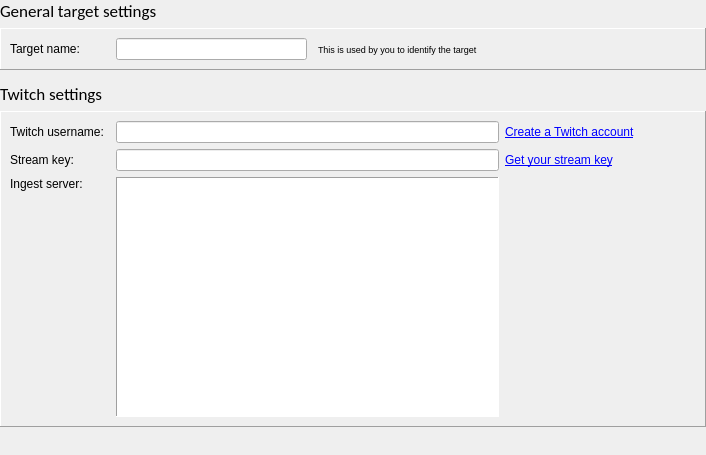
<?xml version="1.0" encoding="UTF-8"?>
<ui version="4.0">
 <class>TwitchTargetSettingsPage</class>
 <widget class="QWidget" name="TwitchTargetSettingsPage">
  <property name="geometry">
   <rect>
    <x>0</x>
    <y>0</y>
    <width>706</width>
    <height>455</height>
   </rect>
  </property>
  <property name="windowTitle">
   <string>Form</string>
  </property>
  <layout class="QVBoxLayout" name="verticalLayout">
   <property name="leftMargin">
    <number>0</number>
   </property>
   <property name="topMargin">
    <number>0</number>
   </property>
   <property name="rightMargin">
    <number>0</number>
   </property>
   <property name="bottomMargin">
    <number>0</number>
   </property>
   <item>
    <widget class="QLabel" name="label_4">
     <property name="font">
      <font>
       <family>Calibri</family>
       <pointsize>13</pointsize>
      </font>
     </property>
     <property name="text">
      <string>General target settings</string>
     </property>
    </widget>
   </item>
   <item>
    <widget class="StyledFrame" name="frame_2">
     <property name="frameShape">
      <enum>QFrame::Panel</enum>
     </property>
     <property name="frameShadow">
      <enum>QFrame::Raised</enum>
     </property>
     <layout class="QGridLayout" name="gridLayout_2" columnstretch="0,1,2">
      <item row="0" column="0">
       <widget class="QLabel" name="nameLbl">
        <property name="minimumSize">
         <size>
          <width>100</width>
          <height>0</height>
         </size>
        </property>
        <property name="text">
         <string>Target name:</string>
        </property>
        <property name="buddy">
         <cstring>nameEdit</cstring>
        </property>
       </widget>
      </item>
      <item row="0" column="1">
       <widget class="QLineEdit" name="nameEdit"/>
      </item>
      <item row="0" column="2">
       <widget class="QLabel" name="label_7">
        <property name="sizePolicy">
         <sizepolicy hsizetype="Expanding" vsizetype="Preferred">
          <horstretch>0</horstretch>
          <verstretch>0</verstretch>
         </sizepolicy>
        </property>
        <property name="font">
         <font>
          <pointsize>7</pointsize>
         </font>
        </property>
        <property name="text">
         <string>This is used by you to identify the target</string>
        </property>
        <property name="indent">
         <number>5</number>
        </property>
       </widget>
      </item>
     </layout>
    </widget>
   </item>
   <item>
    <spacer name="verticalSpacer">
     <property name="orientation">
      <enum>Qt::Vertical</enum>
     </property>
     <property name="sizeType">
      <enum>QSizePolicy::Fixed</enum>
     </property>
     <property name="sizeHint" stdset="0">
      <size>
       <width>20</width>
       <height>7</height>
      </size>
     </property>
    </spacer>
   </item>
   <item>
    <widget class="QLabel" name="label">
     <property name="font">
      <font>
       <family>Calibri</family>
       <pointsize>13</pointsize>
      </font>
     </property>
     <property name="text">
      <string>Twitch settings</string>
     </property>
    </widget>
   </item>
   <item>
    <widget class="StyledFrame" name="frame">
     <property name="frameShape">
      <enum>QFrame::Panel</enum>
     </property>
     <property name="frameShadow">
      <enum>QFrame::Raised</enum>
     </property>
     <layout class="QGridLayout" name="gridLayout" columnstretch="0,2,1">
      <item row="2" column="2">
       <spacer name="horizontalSpacer_2">
        <property name="orientation">
         <enum>Qt::Horizontal</enum>
        </property>
        <property name="sizeHint" stdset="0">
         <size>
          <width>40</width>
          <height>20</height>
         </size>
        </property>
       </spacer>
      </item>
      <item row="2" column="0">
       <widget class="QLabel" name="urlLbl">
        <property name="minimumSize">
         <size>
          <width>100</width>
          <height>0</height>
         </size>
        </property>
        <property name="text">
         <string>Ingest server:</string>
        </property>
        <property name="alignment">
         <set>Qt::AlignLeading|Qt::AlignLeft|Qt::AlignTop</set>
        </property>
        <property name="buddy">
         <cstring>serverList</cstring>
        </property>
       </widget>
      </item>
      <item row="2" column="1">
       <widget class="QTableWidget" name="serverList">
        <property name="sizePolicy">
         <sizepolicy hsizetype="Expanding" vsizetype="Fixed">
          <horstretch>0</horstretch>
          <verstretch>0</verstretch>
         </sizepolicy>
        </property>
        <property name="minimumSize">
         <size>
          <width>0</width>
          <height>240</height>
         </size>
        </property>
        <property name="maximumSize">
         <size>
          <width>16777215</width>
          <height>240</height>
         </size>
        </property>
        <property name="frameShape">
         <enum>QFrame::Panel</enum>
        </property>
        <property name="frameShadow">
         <enum>QFrame::Sunken</enum>
        </property>
        <property name="editTriggers">
         <set>QAbstractItemView::NoEditTriggers</set>
        </property>
        <property name="selectionMode">
         <enum>QAbstractItemView::SingleSelection</enum>
        </property>
        <property name="selectionBehavior">
         <enum>QAbstractItemView::SelectRows</enum>
        </property>
        <property name="showGrid">
         <bool>false</bool>
        </property>
        <attribute name="horizontalHeaderVisible">
         <bool>false</bool>
        </attribute>
        <attribute name="horizontalHeaderDefaultSectionSize">
         <number>300</number>
        </attribute>
        <attribute name="horizontalHeaderHighlightSections">
         <bool>false</bool>
        </attribute>
        <attribute name="horizontalHeaderStretchLastSection">
         <bool>true</bool>
        </attribute>
        <attribute name="verticalHeaderVisible">
         <bool>false</bool>
        </attribute>
        <attribute name="verticalHeaderDefaultSectionSize">
         <number>17</number>
        </attribute>
        <column>
         <property name="text">
          <string>Server</string>
         </property>
        </column>
       </widget>
      </item>
      <item row="1" column="0">
       <widget class="QLabel" name="label_2">
        <property name="text">
         <string>Stream key:</string>
        </property>
        <property name="buddy">
         <cstring>streamKeyEdit</cstring>
        </property>
       </widget>
      </item>
      <item row="1" column="1">
       <widget class="QLineEdit" name="streamKeyEdit"/>
      </item>
      <item row="1" column="2">
       <widget class="QLabel" name="label_3">
        <property name="text">
         <string>&lt;html&gt;&lt;head/&gt;&lt;body&gt;&lt;p&gt;&lt;a href=&quot;http://www.twitch.tv/broadcast/dashboard/streamkey&quot;&gt;&lt;span style=&quot; text-decoration: underline; color:#0000ff;&quot;&gt;Get your stream key&lt;/span&gt;&lt;/a&gt;&lt;/p&gt;&lt;/body&gt;&lt;/html&gt;</string>
        </property>
        <property name="textFormat">
         <enum>Qt::RichText</enum>
        </property>
        <property name="openExternalLinks">
         <bool>true</bool>
        </property>
       </widget>
      </item>
      <item row="0" column="1">
       <widget class="QLineEdit" name="usernameEdit"/>
      </item>
      <item row="0" column="0">
       <widget class="QLabel" name="label_5">
        <property name="text">
         <string>Twitch username:</string>
        </property>
        <property name="buddy">
         <cstring>usernameEdit</cstring>
        </property>
       </widget>
      </item>
      <item row="0" column="2">
       <widget class="QLabel" name="label_6">
        <property name="text">
         <string>&lt;html&gt;&lt;head/&gt;&lt;body&gt;&lt;p&gt;&lt;a href=&quot;http://www.twitch.tv/signup&quot;&gt;&lt;span style=&quot; text-decoration: underline; color:#0000ff;&quot;&gt;Create a Twitch account&lt;/span&gt;&lt;/a&gt;&lt;/p&gt;&lt;/body&gt;&lt;/html&gt;</string>
        </property>
        <property name="textFormat">
         <enum>Qt::RichText</enum>
        </property>
        <property name="openExternalLinks">
         <bool>true</bool>
        </property>
       </widget>
      </item>
     </layout>
    </widget>
   </item>
   <item>
    <spacer name="verticalSpacer_2">
     <property name="orientation">
      <enum>Qt::Vertical</enum>
     </property>
     <property name="sizeHint" stdset="0">
      <size>
       <width>20</width>
       <height>0</height>
      </size>
     </property>
    </spacer>
   </item>
  </layout>
 </widget>
 <customwidgets>
  <customwidget>
   <class>StyledFrame</class>
   <extends>QFrame</extends>
   <header>Widgets/styledframe.h</header>
   <container>1</container>
  </customwidget>
 </customwidgets>
 <tabstops>
  <tabstop>nameEdit</tabstop>
  <tabstop>usernameEdit</tabstop>
  <tabstop>streamKeyEdit</tabstop>
  <tabstop>serverList</tabstop>
 </tabstops>
 <resources/>
 <connections/>
</ui>
